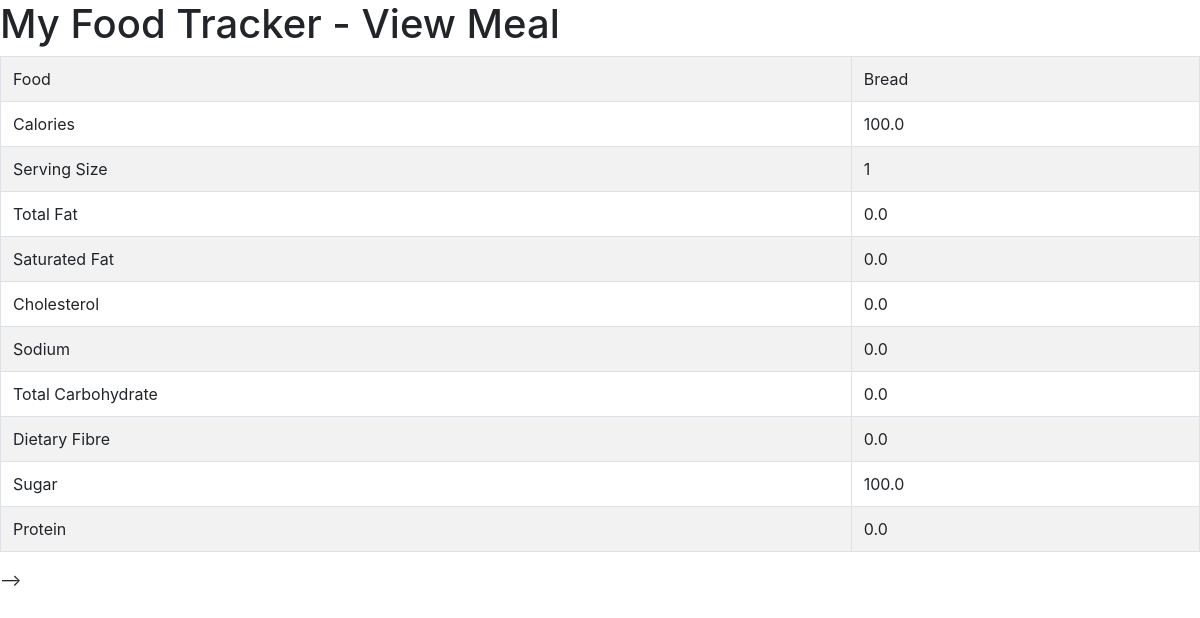
The page /view_meal/1 on the database its author committed.
### food/models.py (models this page shows, shortened)
class Food(models.Model):
	name = models.CharField(verbose_name="Food Name", max_length=200)
	calories = models.FloatField(verbose_name="Calories (kcal)")
	total_fat = models.FloatField(verbose_name="Total Fat (g)")
	saturated_fat = models.FloatField(verbose_name="Saturated Fat (g)")
	cholesterol = models.FloatField(verbose_name="Cholesterol (mg)")
	sodium = models.FloatField(verbose_name="Sodium (mg)")
	total_carbohydrate = models.FloatField(verbose_name="Total Carbohydrate (g)")
	dietary_fibre = models.FloatField(verbose_name="Dietary Fibre (g)")
	sugar = models.FloatField(verbose_name="Sugar (g)")
	protein = models.FloatField(verbose_name="Protein (g)")

class Meal(models.Model):
	BREAKFAST = 1
	MORNING_SNACK = 2
	LUNCH = 3
	AFTERNOON_SNACK = 4
	DINNER = 5
	EVENING_SNACK = 6
	MEAL_TIME_TYPES = (
		(BREAKFAST, "Breakfast"),
		(MORNING_SNACK, "Morning Snack"),
		(LUNCH, "Lunch"),
		(AFTERNOON_SNACK, "Afternoon Snack"),
		(DINNER, "Dinner"),
		(EVENING_SNACK, "Evening Snack")
	)
	food = models.ForeignKey(Food, verbose_name="Food", on_delete = models.CASCADE)
	serving_size = models.IntegerField(verbose_name="Serving Size")
	meal_time = models.IntegerField(verbose_name="Meal Time", choices = MEAL_TIME_TYPES)

### food/views.py (the view)
# urls.py: url(r'^view_meal/(?P<meal_id>\d+)$', view_meal, name = 'view-meal'),
def view_meal(request, meal_id):
	template = 'view_meal.html'
	food = Food.objects.get(id=int(meal_id))
	meal = Meal.objects.get(id=int(meal_id))
	context = {
		'food' : food,
		'meal': meal,
	}
	return render(request, template, context)

### templates/view_meal.html (shortened to what this page needs)
<html>
	<head>
		<link rel="stylesheet" href="https://stackpath.bootstrapcdn.com/bootstrap/4.1.1/css/bootstrap.min.css">
</head>
	<body>
		<h1>My Food Tracker - View Meal</h1>
		<table class="table table-striped table-bordered">
		<tr>
			<td>Food</td>
			<td>{{ food.name }}</td>
		</tr>
		<tr>
			<td>Calories</td>
			<td>{{ food.calories }}</td>
		</tr>
		<tr>
			<td>Serving Size</td>
			<td>{{ meal.serving_size }}</td>
		</tr>
		<tr>
			<td>Total Fat</td>
			<td>{{ food.total_fat }}</td>
		</tr>
		<tr>
			<td>Saturated Fat</td>
			<td>{{ food.saturated_fat }}</td>
		</tr>
		<tr>
			<td>Cholesterol</td>
			<td>{{ food.cholesterol }}</td>
		</tr>
		<tr>
			<td>Sodium</td>
			<td>{{ food.sodium }}</td>
		</tr>
		<tr>
			<td>Total Carbohydrate</td>
			<td>{{ food.total_carbohydrate }}</td>
		</tr>
		<tr>
			<td>Dietary Fibre</td>
			<td>{{ food.dietary_fibre }}</td>
		</tr>
		<tr>
			<td>Sugar</td>
			<td>{{ food.sugar }}</td>
		</tr>
		<tr>
			<td>Protein</td>
			<td>{{ food.protein }}</td>
		</tr>
	</table>
	</body>
</html>

### rows shown on the page
Food: name "Bread", calories "100.0", total_fat "0.0", saturated_fat "0.0", cholesterol "0.0", sodium "0.0", total_carbohydrate "0.0", dietary_fibre "0.0", sugar "100.0", protein "0.0"
Meal: serving_size "1"
